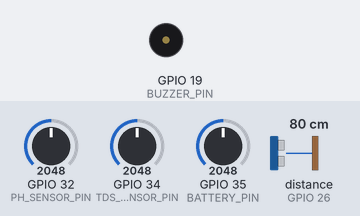
Bench run of a sketch on a simulated ESP32. Parts: buzzer (waves = sounding). Wiring (from diagram.json): ultrasonic range finder: trigger GPIO 25; echo GPIO 26. The inputs (shaded band) are chosen by the test bench; at power-on: distance to the obstacle (sensor on GPIO 26) 80 cm, GPIO 32 (PH_SENSOR_PIN) = 2048, GPIO 34 (TDS_SENSOR_PIN) = 2048, GPIO 35 (BATTERY_PIN) = 2048 (analog values on the 0–4095 scale). The echo pulse lasts 58.3 µs per cm; WiFi joins after 1.5 s; servers stay silent unless stated; random numbers use the default seed unless the sketch sets one; no MQTT or app messages arrive unless stated; what the sketch prints to the serial monitor is not drawn.

Above: at 2.7 s.
2.8 s: distance to the obstacle (sensor on GPIO 26) set to 85 cm
At 4.2 s:
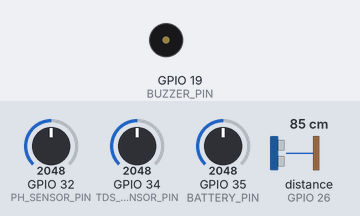
8.8 s: GPIO 32 (PH_SENSOR_PIN) set to 1228
13.1 s: GPIO 34 (TDS_SENSOR_PIN) set to 3972
Timing chart, 0 to 23.2 s (numbered marks = the images above; inputs shaded):
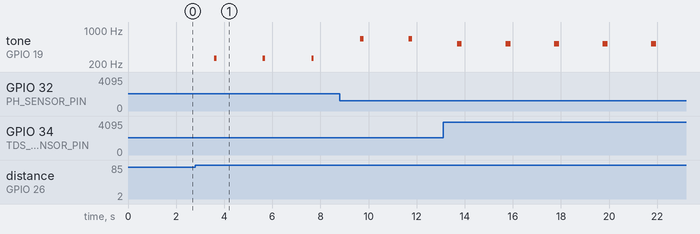

The sketch:

sketch.ino
```cpp
// === MQTT and WiFi Setup ===
#include <WiFi.h>
#include <PubSubClient.h>
#include <WiFiClientSecure.h>

// === Pin Definitions ===
#define BUZZER_PIN       19
#define TDS_SENSOR_PIN   34  // Potentiometer for TDS simulation
#define PH_SENSOR_PIN    32  // Potentiometer for pH simulation
#define WATER_LEVEL_TRIG_PIN  25  // Ultrasonic sensor trigger pin
#define WATER_LEVEL_ECHO_PIN  26  // Ultrasonic sensor echo pin
#define BATTERY_PIN      35  // Potentiometer for battery voltage simulation

// WiFi credentials (simulated for Wokwi)
const char* ssid = "Wokwi-GUEST";
const char* password = "";

// MQTT broker
const char* mqtt_server = "1fdc695c8afb4de39adb9ca0d6d09980.s1.eu.hivemq.cloud";
const int mqtt_port = 8883;
const char* mqtt_user = "simrhoic";
const char* mqtt_pass = "ADSMack5";

// Use WiFiClientSecure for SSL/TLS connection
WiFiClientSecure espClient;
PubSubClient mqttClient(espClient);

// === Constants ===
const float LOW_BATTERY_THRESHOLD = 3.0;
const int TDS_ALERT_THRESHOLD = 700;
const float TANK_HEIGHT_CM = 100.0;  // Total height of water tank in cm
const float LOW_WATER_LEVEL_THRESHOLD = 20.0;  // Alert when water level below 20cm
const float PH_LOW_THRESHOLD = 6.0;
const float PH_HIGH_THRESHOLD = 8.5;

// === Setup ===
void setup() {
  Serial.begin(115200);

  pinMode(BUZZER_PIN, OUTPUT);
  pinMode(WATER_LEVEL_TRIG_PIN, OUTPUT);
  pinMode(WATER_LEVEL_ECHO_PIN, INPUT);

  // Set analog read resolution to 12-bit for better precision
  analogReadResolution(12);

  connectToWiFi();

  // Configure SSL/TLS - skip certificate verification for simplicity
  espClient.setInsecure();

  mqttClient.setServer(mqtt_server, mqtt_port);

  // Initial MQTT connection
  reconnectMQTT();

  Serial.println("Setup complete!");
}

// === Main Loop ===
void loop() {
  // Check WiFi connection
  if (WiFi.status() != WL_CONNECTED) {
    Serial.println("WiFi disconnected, attempting to reconnect...");
    connectToWiFi();
  }

  float batteryVoltage = readBatteryVoltage();
  int tdsValue = readTDSValue();
  float phValue = readPHValue();
  float waterLevel = readWaterLevel();

  displaySensorData(batteryVoltage, tdsValue, phValue, waterLevel);
  handleAlerts(batteryVoltage, tdsValue, phValue, waterLevel);
  publishSensorDataMQTT(batteryVoltage, tdsValue, phValue, waterLevel);

  delay(2000);
}

// === WiFi + MQTT Helpers ===
void connectToWiFi() {
  WiFi.begin(ssid, password);
  Serial.print("Connecting to WiFi");

  int attempts = 0;
  while (WiFi.status() != WL_CONNECTED && attempts < 20) {
    delay(500);
    Serial.print(".");
    attempts++;
  }

  if (WiFi.status() == WL_CONNECTED) {
    Serial.println("\n✅ WiFi connected successfully!");
    Serial.print("IP address: ");
    Serial.println(WiFi.localIP());
    Serial.print("Signal strength: ");
    Serial.print(WiFi.RSSI());
    Serial.println(" dBm");
  } else {
    Serial.println("\n❌ WiFi connection failed!");
  }
}

void reconnectMQTT() {
  int attempts = 0;
  while (!mqttClient.connected() && attempts < 5) {
    Serial.print("Connecting to MQTT broker...");
    Serial.print(" (attempt ");
    Serial.print(attempts + 1);
    Serial.println("/5)");

    // Generate unique client ID
    String clientId = "ESP32Client-";
    clientId += String(random(0xffff), HEX);

    if (mqttClient.connect(clientId.c_str(), mqtt_user, mqtt_pass)) {
      Serial.println("✅ MQTT connected successfully!");
      Serial.print("Client ID: ");
      Serial.println(clientId);
    } else {
      Serial.print("❌ MQTT connection failed, rc=");
      Serial.print(mqttClient.state());
      Serial.print(" (");

      // Decode error codes
      switch(mqttClient.state()) {
        case -4: Serial.print("Connection timeout"); break;
        case -3: Serial.print("Connection lost"); break;
        case -2: Serial.print("Connect failed"); break;
        case -1: Serial.print("Disconnected"); break;
        case 1: Serial.print("Bad protocol version"); break;
        case 2: Serial.print("Bad client ID"); break;
        case 3: Serial.print("Unavailable"); break;
        case 4: Serial.print("Bad credentials"); break;
        case 5: Serial.print("Unauthorized"); break;
        default: Serial.print("Unknown error"); break;
      }
      Serial.println(")");

      attempts++;
      if (attempts < 5) {
        Serial.println("Retrying in 3 seconds...");
        delay(3000);
      }
    }
  }

  if (!mqttClient.connected()) {
    Serial.println("⚠️ Failed to connect to MQTT after 5 attempts. Continuing without MQTT...");
  }
}

// === MQTT Publisher ===
void publishSensorDataMQTT(float battery, int tds, float ph, float level) {
  if (!mqttClient.connected()) {
    Serial.println("MQTT disconnected, attempting to reconnect...");
    reconnectMQTT();
  }

  if (mqttClient.connected()) {
    mqttClient.loop();

    // Publish with QoS 0 and retain flag
    bool success = true;
    success &= mqttClient.publish("simrhoic/water/battery", String(battery, 2).c_str(), true);
    success &= mqttClient.publish("simrhoic/water/tds", String(tds).c_str(), true);
    success &= mqttClient.publish("simrhoic/water/ph", String(ph, 2).c_str(), true);
    success &= mqttClient.publish("simrhoic/water/level", String(level, 2).c_str(), true);

    if (success) {
      Serial.println("📡 Data published to MQTT successfully");
    } else {
      Serial.println("❌ Failed to publish some data to MQTT");
    }
  } else {
    Serial.println("⚠️ MQTT not connected, skipping data publish");
  }
}

// === Sensor Reading Functions ===
float readBatteryVoltage() {
  int raw = analogRead(BATTERY_PIN);
  // Convert 12-bit ADC reading to voltage (0-3.3V) then scale for battery voltage (3.0-6.0V range)
  float voltage = (raw / 4095.0) * 3.3; // Convert to 0-3.3V
  return 3.0 + (voltage * 3.0 / 3.3); // Scale to 3.0-6.0V battery range
}

int readTDSValue() {
  int raw = analogRead(TDS_SENSOR_PIN);
  // Convert 12-bit ADC reading to TDS value (0-1000 ppm range)
  return map(raw, 0, 4095, 0, 1000);
}

float readPHValue() {
  int raw = analogRead(PH_SENSOR_PIN);
  // Convert 12-bit ADC reading to pH value (4.0-10.0 pH range)
  return 4.0 + ((raw / 4095.0) * 6.0); // Scale to 4.0-10.0 pH range
}

float readWaterLevel() {
  // Send a 10μs pulse to trigger pin
  digitalWrite(WATER_LEVEL_TRIG_PIN, LOW);
  delayMicroseconds(2);
  digitalWrite(WATER_LEVEL_TRIG_PIN, HIGH);
  delayMicroseconds(10);
  digitalWrite(WATER_LEVEL_TRIG_PIN, LOW);

  // Read the echo pin and calculate distance
  long duration = pulseIn(WATER_LEVEL_ECHO_PIN, HIGH, 30000); // 30ms timeout

  if (duration == 0) {
    // Timeout occurred, return a safe default value
    Serial.println("⚠️ Warning: Ultrasonic sensor timeout");
    return 0.0; // Assume no water on timeout
  }

  // Calculate distance to water surface in cm (speed of sound = 343 m/s = 0.0343 cm/μs)
  // Distance = (duration * speed of sound) / 2 (divide by 2 for round trip)
  float distanceToWater = (duration * 0.0343) / 2;

  // Constrain distance to reasonable range (2-400 cm for HC-SR04)
  distanceToWater = constrain(distanceToWater, 2.0, 400.0);

  // Convert distance to actual water level
  // Water level = Tank height - Distance to water surface
  float waterLevel = TANK_HEIGHT_CM - distanceToWater;

  // Ensure water level is not negative (sensor might be reading beyond tank height)
  waterLevel = max(waterLevel, 0.0f);

  // Ensure water level doesn't exceed tank height
  waterLevel = min(waterLevel, TANK_HEIGHT_CM);

  return waterLevel;
}

// === Output Functions ===
void displaySensorData(float battery, int tds, float ph, float level) {
  Serial.println("===== Sensor Readings =====");
  Serial.print("Battery Voltage: "); Serial.print(battery, 2); Serial.println(" V");
  Serial.print("TDS Value: "); Serial.print(tds); Serial.println(" ppm");
  Serial.print("pH Value: "); Serial.print(ph, 2); Serial.println("");
  Serial.print("Water Level: "); Serial.print(level, 2); Serial.print(" cm (");
  Serial.print((level/TANK_HEIGHT_CM)*100, 1); Serial.println("% full)");
}

// === Alert System ===
void handleAlerts(float battery, int tds, float ph, float level) {
  bool alertTriggered = false;

  if (battery < LOW_BATTERY_THRESHOLD) {
    Serial.println("⚠️ ALERT: Battery low!");
    tone(BUZZER_PIN, 1000, 100);
    alertTriggered = true;
  }
  else if (tds > TDS_ALERT_THRESHOLD) {
    Serial.println("⚠️ ALERT: High TDS - Possible water contamination!");
    tone(BUZZER_PIN, 523, 200);
    alertTriggered = true;
  }
  else if (ph < PH_LOW_THRESHOLD || ph > PH_HIGH_THRESHOLD) {
    Serial.print("⚠️ ALERT: pH out of range (");
    Serial.print(ph, 2);
    Serial.println(")!");
    tone(BUZZER_PIN, 659, 150);
    alertTriggered = true;
  }
  else if (level < LOW_WATER_LEVEL_THRESHOLD) {
    Serial.print("⚠️ ALERT: Low water level (");
    Serial.print(level, 1);
    Serial.println(" cm)!");
    tone(BUZZER_PIN, 262, 100);
    alertTriggered = true;
  }

  if (!alertTriggered) {
    Serial.println("💧 INFO: All sensors within normal range!");
    digitalWrite(BUZZER_PIN, LOW);
  }
}
```

Measured:
- the behaviour switches between 80 and 81 cm on distance to the obstacle (sensor on GPIO 26) (found by bisection; images 0 and 1)
- after the input at 2.8 s, tone on GPIO 19 (BUZZER_PIN): alternates 262 Hz for 0.10 s and silent for 1.9 s, starting after 0.79 s
